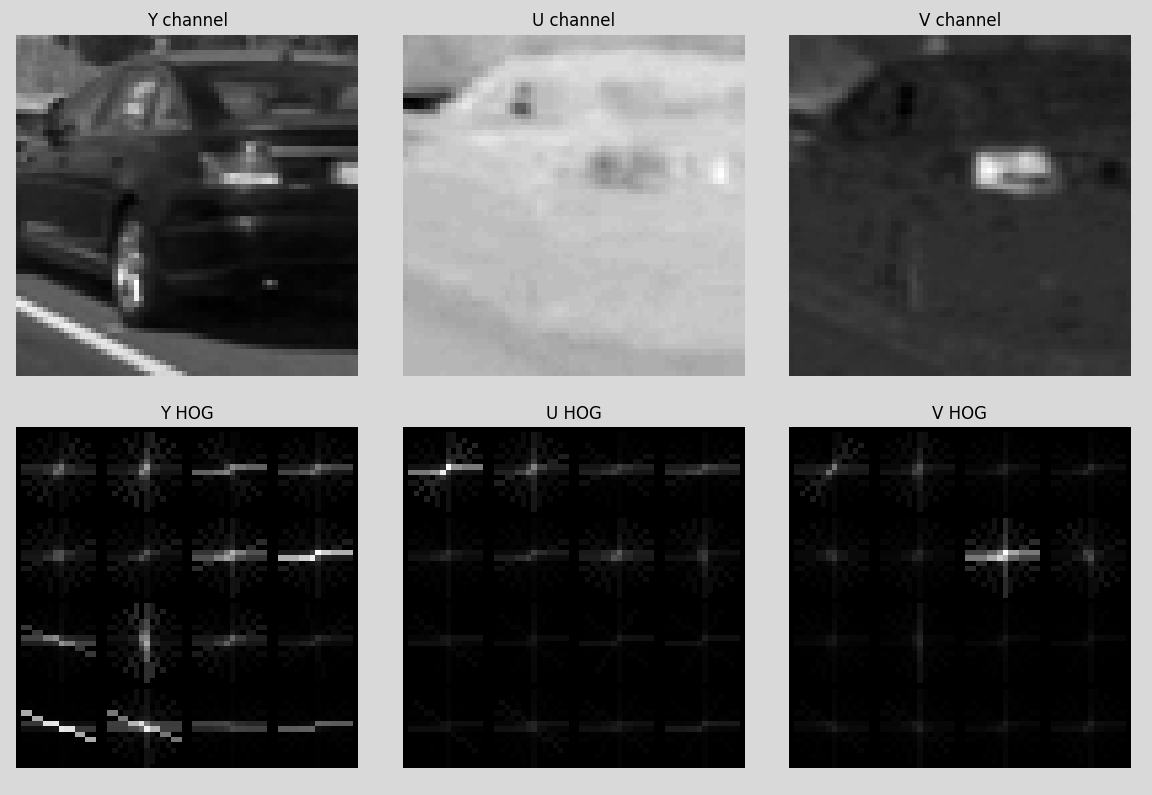
#> input picture examples/HOG_car_example.png, 1152 x 795 px
$ python -i thresholding.py   (imports and definitions only)   (older library calls are emulated)
#> lines starting #> are read from the running program, lines starting #| are printed output that depends on the picture
#> further down, picture is the input picture: shape (795, 1152, 3); min 0, max 255, mean 91.1

import cv2
import numpy as np
import skimage.transform as imgtf
import matplotlib.pyplot as plt
import skimage.exposure as imgexp
# Change to appropriate color map for gray scale images
plt.rcParams['image.cmap'] = 'gray'


############ Functions ############


# Normalizes image data to the range 0..255
# [47 lines left out: functions normalize, symmetric_sobel_thresh, adaptive_threshold, not called in this run]


# Displays channel matrix with different color spaces
def color_space_map(img):
    rgb = img
    gray = cv2.cvtColor(img, cv2.COLOR_RGB2GRAY)
    hsv = cv2.cvtColor(img, cv2.COLOR_RGB2HSV)
#> hsv: shape (795, 1152, 3); mean H, S, V 0, 0, 91.1
    hls = cv2.cvtColor(img, cv2.COLOR_RGB2HLS)
#> hls: shape (795, 1152, 3); mean of channels 0, 1, 2 0, 91.1, 0
    yuv = cv2.cvtColor(img, cv2.COLOR_RGB2YUV)
#> yuv: shape (795, 1152, 3); mean of channels 0, 1, 2 91.1, 128, 128
    lab = cv2.cvtColor(img, cv2.COLOR_RGB2LAB)
#> lab: shape (795, 1152, 3); mean of channels 0, 1, 2 93.2, 128, 128

    # Plotting thresholded images
    f, ax = plt.subplots(5, 4, figsize=(15, 10), frameon=False)
    f.subplots_adjust(hspace=0.15, wspace=0.00, left=0, bottom=0, right=1, top=0.97)

    ax[0,0].set_title('RGB')
    ax[0,0].axis('off')
    ax[0,0].imshow(img)

    for i in range (1, 4):
        ax[0, i].axis('off')
        ax[0, i].imshow(img[:, :, i-1])

    ax[1, 0].set_title('HLS')
    ax[1, 0].axis('off')
    ax[1, 0].imshow(hls)

    for i in range (1, 4):
        ax[1, i].axis('off')
        ax[1, i].imshow(hls[:, :, i-1])

    ax[2, 0].set_title('HSV')
    ax[2, 0].axis('off')
    ax[2, 0].imshow(hsv)

    for i in range (1, 4):
        ax[2, i].axis('off')
        ax[2, i].imshow(hsv[:, :, i-1])

    ax[3, 0].set_title('YUV')
    ax[3, 0].axis('off')
    ax[3, 0].imshow(yuv)

    for i in range (1, 4):
       ax[3, i].axis('off')
       ax[3, i].imshow(yuv[:, :, i-1])

    ax[4, 0].set_title('LAB')
    ax[4, 0].axis('off')
    ax[4, 0].imshow(lab)

    for i in range(1, 4):
        ax[4, i].axis('off')
        ax[4, i].imshow(lab[:, :, i - 1])

    plt.show()
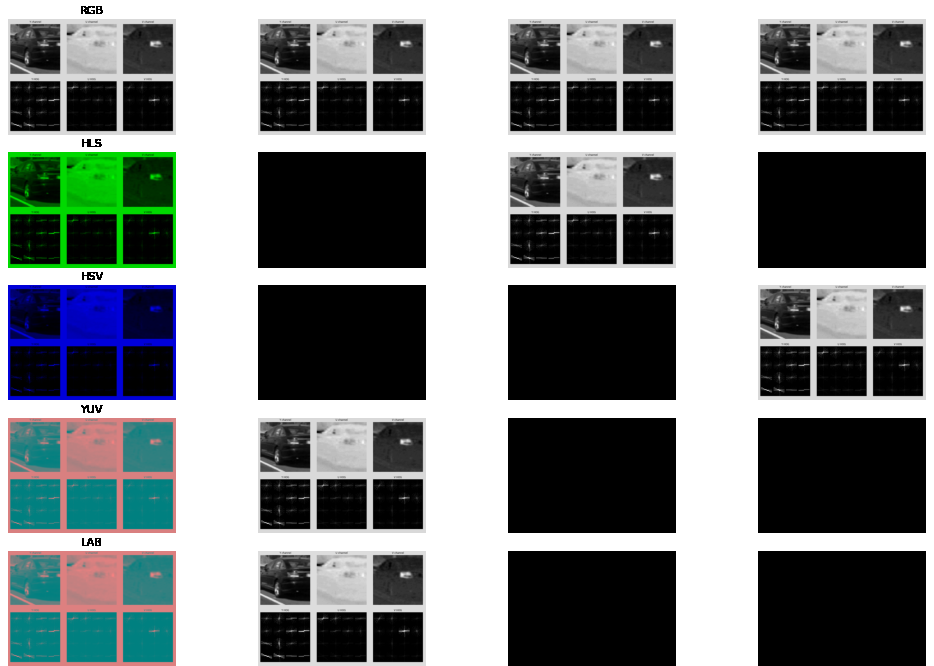
#> figure drawn by matplotlib, 20 panels


# Combines three thresholds for white, yellow and edges
# [31 lines left out: function multi_threshold, not called in this run]

>>> import cv2
>>> picture = cv2.cvtColor(cv2.imread('examples/HOG_car_example.png'), cv2.COLOR_BGR2RGB)
>>> result = color_space_map(picture)

$ run again, on examples/bboxes_and_heat.png
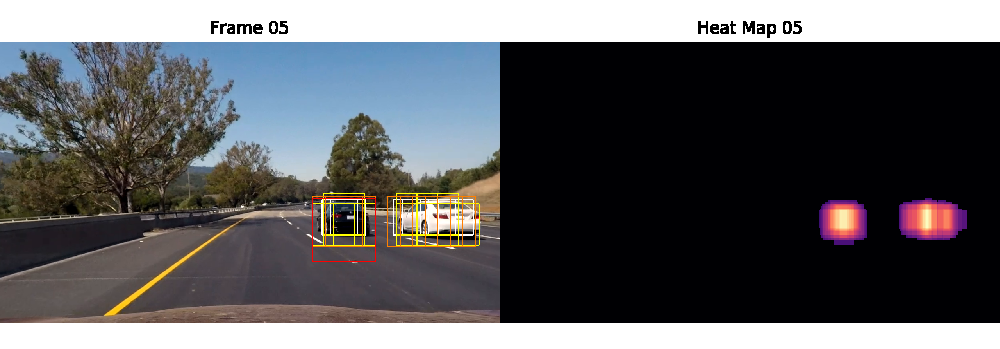
#> input picture examples/bboxes_and_heat.png, 1000 x 349 px
#> in color_space_map, `gray = cv2.cvtColor(img, cv2.COLOR_RGB2GRAY)`:
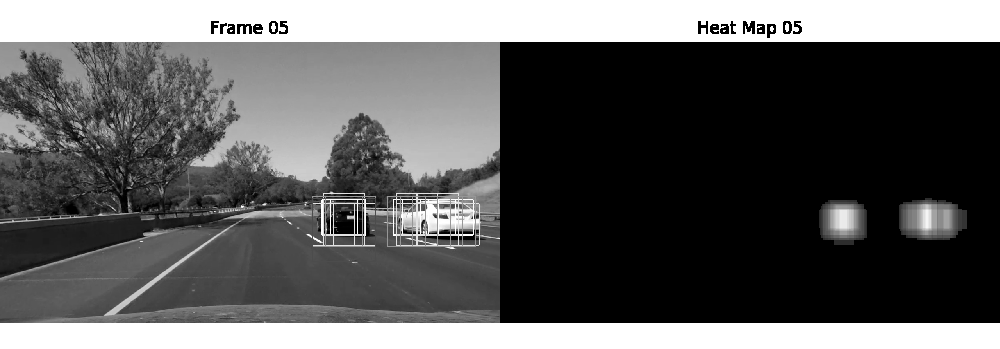
#> gray: shape (349, 1000); min 0, max 255, mean 91.3
#> hsv: shape (349, 1000, 3); mean H, S, V 78.6, 129.9, 100.4
#> hls: shape (349, 1000, 3); mean of channels 0, 1, 2 78.6, 92.2, 125.4
#> yuv: shape (349, 1000, 3); mean of channels 0, 1, 2 91.3, 129.1, 127.7
#> lab: shape (349, 1000, 3); mean of channels 0, 1, 2 94.2, 128.8, 126.6
